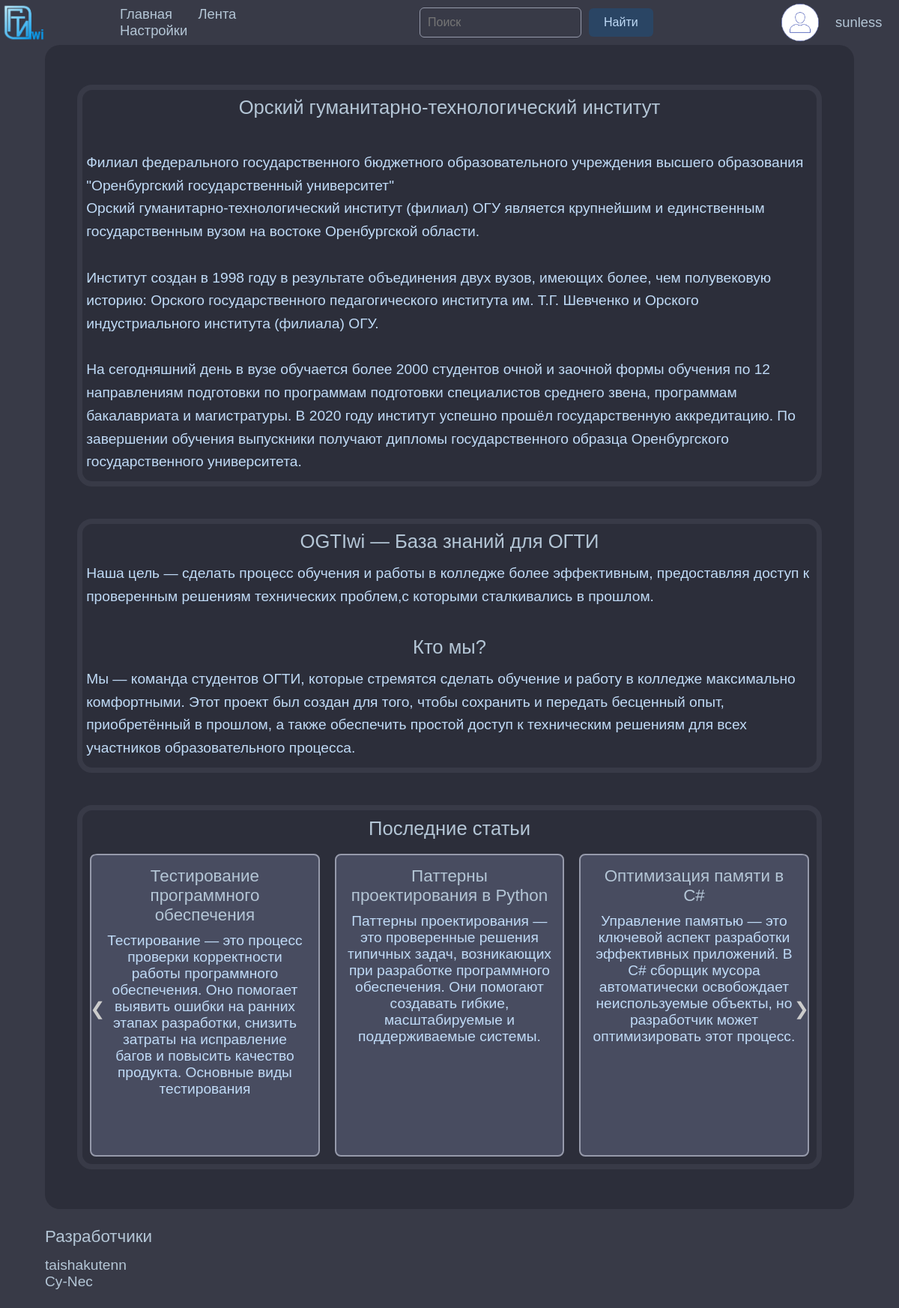
Page /index (signed in) on the committed database.
### data/users.py (models this page shows, shortened)
class User(SqlAlchemyBase, UserMixin):
    __tablename__ = 'users'
    id = sqlalchemy.Column(sqlalchemy.Integer, primary_key=True, autoincrement=True)
    name = sqlalchemy.Column(sqlalchemy.String, nullable=True)
    surname = sqlalchemy.Column(sqlalchemy.String, nullable=True)
    username = sqlalchemy.Column(sqlalchemy.String, index=True, unique=True, nullable=True)
    about = sqlalchemy.Column(sqlalchemy.String, nullable=True)
    binary_avatar = sqlalchemy.Column(sqlalchemy.String, nullable=True)
    email = sqlalchemy.Column(sqlalchemy.String, index=True, unique=True, nullable=True)
    hashed_password = sqlalchemy.Column(sqlalchemy.String, nullable=True)
    role = sqlalchemy.Column(sqlalchemy.String, nullable=True, default="user")
    created_date = sqlalchemy.Column(sqlalchemy.DateTime, default=datetime.date.today)
    articles = orm.relationship("Article", back_populates='user', cascade="all, delete-orphan")
    notifications = orm.relationship("Notification", back_populates='user', cascade="all, delete-orphan")

### data/articles.py (models this page shows, shortened)
class Article(SqlAlchemyBase):
    __tablename__ = 'articles'
    id = sqlalchemy.Column(sqlalchemy.Integer, primary_key=True, autoincrement=True)
    title = sqlalchemy.Column(sqlalchemy.String, nullable=False)  # Заголовок статьи
    preview = sqlalchemy.Column(sqlalchemy.String, nullable=True)  # Краткое описание
    author_id = sqlalchemy.Column(sqlalchemy.Integer, sqlalchemy.ForeignKey('users.id'), nullable=False)  # ID автора
    created_date = sqlalchemy.Column(sqlalchemy.DateTime, default=datetime.date.today)  # Дата создания
    updated_date = sqlalchemy.Column(sqlalchemy.DateTime, onupdate=datetime.date.today, nullable=True)  # Дата обновления
    article_text = sqlalchemy.Column(sqlalchemy.String, nullable=False) # Текст статьи
    views = sqlalchemy.Column(sqlalchemy.Integer, default=0, index=True)  # Количество просмотров
    user = orm.relationship('User')
    tags = orm.relationship(
        "NewsToTags",
        back_populates="article"
    )

### main.py (the view)
@app.route("/")
@app.route("/index")
def index():
    params = {}
    articles = get_last_articles()
    db_sess = db_session.create_session()
    params["title"] = "OGTIwi"
    params["articles"] = articles
    return render_template("index.html", **params)

### data/db_session.py (called while the page is built)
def create_session() -> Session:
    global __factory
    return __factory()

### main.py (called while the page is built)
@login_manager.user_loader  # загружаем пользователя при запуске
def load_user(user_id):
    db_sess = db_session.create_session()
    return db_sess.query(User).get(user_id)

@app.context_processor
def inject_user_avatar():
    db_sess = db_session.create_session()
    if current_user.is_authenticated:
        is_creator = db_sess.query(Demand).filter(Demand.user_id == current_user.id).first()
    else:
        is_creator = False
    if current_user.is_authenticated:
        user_avatar = current_user.binary_avatar  # Получаем Base64 строку изображения
    else:
        user_avatar = None  # Если пользователь не авторизован
    return dict(user_avatar=user_avatar, is_creator=is_creator)

### src/article_management.py (called while the page is built)
def get_last_articles():
    with db_session.create_session() as db_sess:
        articles = db_sess.query(Article).order_by(desc(Article.id)).limit(6).all()
        articles_list = [
            {
                "id": article.id,
                "title": article.title,
                "preview": article.preview,
                "tags": article.tags,
                "created_date": article.created_date.strftime("%Y-%m-%d %H:%M:%S"),
            }
            for article in articles
        ]
        return articles_list

### templates/index.html (shortened to what this page needs)
{% extends "base.html" %}
{% block content %}
    <div class="base_info">
      <span class="OGTI">
        <h1>
          <a href="https://og-ti.ru/">Орский гуманитарно-технологический институт</a>
        </h1>
        <p>
          <br>
          Филиал федерального государственного бюджетного образовательного учреждения
          высшего образования "Оренбургский государственный университет"
          <br>
          Орский гуманитарно-технологический институт (филиал) ОГУ является крупнейшим и единственным государственным вузом на востоке Оренбургской области.
          <br>
          <br>
          Институт создан в 1998 году в результате объединения двух вузов, имеющих более, чем полувековую историю: Орского государственного педагогического института им. Т.Г. Шевченко и Орского индустриального института (филиала) ОГУ.
          <br>
          <br>
          На сегодняшний день в вузе обучается более 2000 студентов очной и заочной формы обучения по 12 направлениям подготовки по программам подготовки специалистов среднего звена, программам бакалавриата и магистратуры.
          В 2020 году институт успешно прошёл государственную аккредитацию. По завершении обучения выпускники получают дипломы государственного образца Оренбургского государственного университета.
          <br>
        </p>
      </span>
    </div>
    <div class="base_info">
      <span class="OGTI">
        <h1>OGTIwi — База знаний для ОГТИ</h1>
        <p>
          Наша цель — сделать процесс обучения и работы в колледже более эффективным, предоставляя доступ к проверенным решениям технических проблем,с которыми сталкивались в прошлом.
        </p>
        <br>
        <h1>Кто мы?</h1>
        <p>
          Мы — команда студентов ОГТИ, которые стремятся сделать обучение и работу в колледже максимально комфортными.
          Этот проект был создан для того, чтобы сохранить и передать бесценный опыт, приобретённый в прошлом,
          а также обеспечить простой доступ к техническим решениям для всех участников образовательного процесса.
        </p>
      </span>
    </div>
    <div class="last">
      <h2>Последние статьи</h2>
      <div class="slider-container">
        <button class="slider-button prev" onclick="prevSlide()">&#10094;</button>
        <div class="slider">
          {% for article in articles %}
            <div class="slide">
              <h3><a href="article/{{ article['id']}}">{{ article["title"] }}</a></h3>
              <p>{{ article["preview"] }}</p>
            </div>
          {% endfor %}
        </div>
        <button class="slider-button next" onclick="nextSlide()">&#10095;</button>
      </div>
    </div>
{% endblock %}

### templates/base.html (shortened to what this page needs)
<!DOCTYPE html>
<html lang="ru">
<head>
  <link rel="stylesheet" href="{{ url_for('static', filename='css/base.css')}}">
</head>
<body>
  <header>
    <div class="logo">
      <img src="{{ url_for('static', filename='images/LOGO.png')}}" alt="logo.net">
    </div>
    <nav>
      <a href="/index">Главная</a>
      <a href="/ribbon">Лента</a>
      <a href="/settings">Настройки</a>
    </nav>
    <div class="search_block">
      <form action="/search" method="GET">
        <input type="text" placeholder="Поиск" name="query">
        <button type="submit">Найти</button>
      </form>
    </div>
    {% if current_user.is_authenticated %}
    <div class="account">
      {% if user_avatar %}
    <img alt="avatar.net" style="width: 50px; height: 50px; border-radius: 50%;">
      {% else %}
    <img src="{{ url_for('static', filename='images/stock.png') }}" alt="avatar.net" style="width: 50px; height: 50px; border-radius: 50%;">
      {% endif %}
      <a href="/account"> {{ current_user.username }}</a>
    </div>
    {% endif %}
  </header>
  <main>
    {% block content %}{% endblock %}
  </main>
  <footer>
    <div class="aboutUs">
      <h1>Разработчики</h1>
      <ul>
        <li><a href="https://github.com/taishakutenn">taishakutenn</a></li>
        <li><a href="https://github.com/Cy-Nec">Cy-Nec</a></li>
      </ul>
    </div>
  </footer>
</body>
</html>

### static/css/base.css (style rules this page uses)
main { display: block; margin-left: 5%; margin-right: 5%; padding-top: 10px; padding-bottom: 10px; background-color: var(--background-clr-2); border-radius: 20px; }
main * { border-radius: 20px; }
.base_info { margin: 4%; border: 7px solid var(--background-clr); }
.base_info * { color: var(--text-clr-h1); }
.base_info span h1 { font-size: 160%; line-height: 1.8; text-align: center; }
.base_info p { font-size: 120%; line-height: 1.6; margin: 5px; margin-bottom: 10px; color: var(--base-text-clr); }
.last { margin: 4%; border: 7px solid var(--background-clr); }
.last * { color: var(--text-color); }
.last h2 { font-size: 160%; margin-bottom: 2%; margin-top: 1%; text-align: center; color: var(--text-clr-h1); }
.slider-container { position: relative; width: 100%; overflow: hidden; }
.slider { display: flex; transition: transform 0.5s ease-in-out; }
.slide { min-width: calc(33.33% - 20px); box-sizing: border-box; margin: 0 10px; margin-bottom: 10px; padding: 15px; border: 2px solid var(--border-clr); border-radius: 8px; background-color: var(--background-clr-dark); text-align: center; word-wrap: break-word; overflow-wrap: break-word; white-space: normal; }
.slide h3 { font-size: 140%; word-wrap: break-word; margin-bottom: 3.5%; color: var(--text-clr-h1); }
.slide p { margin: 5px 0 0; font-size: 120%; word-wrap: break-word; color: var(--text-clr); }
.slider-button { position: absolute; top: 50%; transform: translateY(-50%); color: var(--slide-btn-clr); border: none; font-size: 150%; cursor: pointer; z-index: 10; }
.prev { left: 10px; }
.next { right: 10px; }

### static/css/index.css (style rules this page uses)
:root { --background-clr: rgb(244, 245, 250); --background-clr-2: rgb(255, 255, 255); --background-clr-dark: rgb(244, 245, 250); --text-clr: black; --a-hover: rgb(177, 177, 177); --label-clr: rgb(223, 239, 255); --base-text-clr: black; --text-clr-h1: black; --border-clr: rgb(150, 154, 171); --btn-clr: rgb(83, 159, 182); --btn-clr-red: #ff4d4d; --btn-clr-green: rgb(48, 155, 21); --btn-clr-cyan: rgb(83, 159, 182); --border-std: 1px solid rgb(150, 154, 171); --slide-btn-clr: rgb(150, 154, 171); }
[data-theme="dark"] { --background-clr: rgb(56, 58, 71); --background-clr-2: rgb(44, 46, 58); --background-clr-dark: rgb(72, 76, 96); --text-clr: rgb(192, 219, 247); --a-hover: rgb(255, 255, 255); --label-clr: rgb(223, 239, 255); --base-text-clr: rgb(192, 219, 247); --text-clr-h1: rgb(180, 198, 214); --border-clr: rgb(150, 154, 171); --btn-clr: #2a4564; --btn-clr-red: #ff4d4d; --btn-clr-green: rgb(48, 155, 21); --btn-clr-cyan: rgb(83, 159, 182); --border-std: 1px solid rgb(150, 154, 171); --slide-btn-clr: #ccc; }
body { background-color: var(--background-clr); padding: 0; }
* { font-family: 'Gill Sans', 'Gill Sans MT', Calibri, 'Trebuchet MS', sans-serif; }
header { background-color: var(--background-clr); display: flex; justify-content: space-between; align-items: center; }
header * { color: var(--text-clr-h1); }
header a { font-size: 115%; }
header div.account { flex-basis: 15%; display: flex; justify-content: space-evenly; }
header div.account img { width: 18%; height: 18%; border-radius: 50%; }
header div.account a { align-self: center; }
header .logo { flex-basis: 5%; }
header nav { flex-basis: 25%; }
header nav a { margin-right: 10%; }
div.search_block { flex-basis: 30%; }
.search_block form { display: flex; align-items: center; }
.search_block input[type="text"] { width: 60%; padding: 10px; border: 1px solid var(--border-clr); border-radius: 6px; font-size: 100%; outline: none; }
.search_block button[type="submit"] { padding: 10px 20px; background-color: var(--btn-clr); border: none; border-radius: 6px; color: var(--text-clr); font-size: 100%; cursor: pointer; margin-left: 10px; }
footer { background-color: var(--background-clr); display: flex; flex-direction: row; justify-content: space-between; align-items: center; padding: 2%; padding-left: 5%; }
footer * { color: var(--text-clr-h1); }
footer h1 { font-size: 140%; margin-bottom: 10%; }
footer a { font-size: 120%; }

### rows in the picture
User: username "sunless"
Article: title "Тестирование программного обеспечения", preview "Тестирование — это процесс проверки корректности работы программного обеспечения. Оно помогает выявить ошибки на ранних этапах разработки, снизить затраты на исправление багов и повысить качество продукта. Основные виды тестирования"
Article: title "Паттерны проектирования в Python", preview "Паттерны проектирования — это проверенные решения типичных задач, возникающих при разработке программного обеспечения. Они помогают создавать гибкие, масштабируемые и поддерживаемые системы."
Article: title "Оптимизация памяти в C#", preview "Управление памятью — это ключевой аспект разработки эффективных приложений. В C# сборщик мусора автоматически освобождает неиспользуемые объекты, но разработчик может оптимизировать этот процесс."
